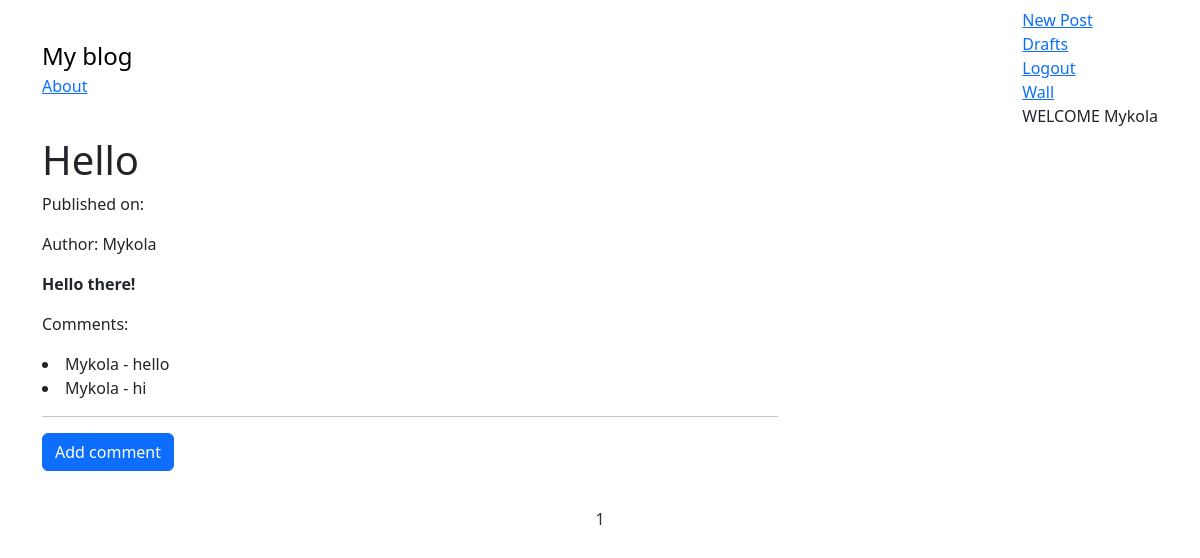
The page /wall/ (signed in) on the database as committed earlier.
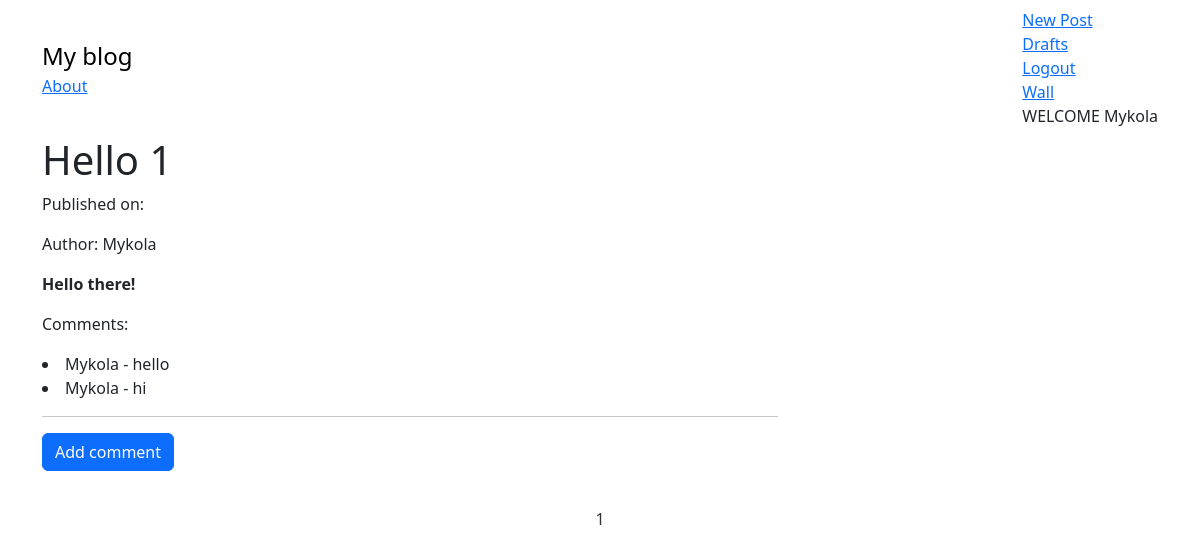
The same page on the database as committed later.
### myblog/models.py (models this page shows, shortened)
class Post(models.Model):
    author = models.ForeignKey('auth.User', on_delete=models.CASCADE)
    title = models.CharField(max_length=200)
    text = models.TextField()
    picture = models.ImageField(
        upload_to='media/profile_pics/', blank=True, null=True
    )
    create_date = models.DateTimeField(default=timezone.now)
    published_date = models.DateTimeField(blank=True, null=True)

### myblog/views.py (the view)
class Wall(ListView):
    model = Post
    template_name = 'myblog/wall.html'
    context_object_name = 'post'
    paginate_by = 5
    def get_queryset(self):
        post = Post.objects.all()
        if not self.request.user.is_authenticated:
            return redirect('accounts/login')
        return post

### myblog/templates/myblog/wall.html (shortened to what this page needs)
{% extends 'myblog/base.html' %}
{% block content %}
<div class="centerstage">
    {% if user.is_authenticated %}
        {% for post in post %}
                <div class="post">
                    <h1>{{ post.title }}</h1>
                    <div class="date">
                        <p> Published on: {{ post.published_date|date:"D M Y" }}</p>
                    </div>
                    <p>Author: {{post.author}}</p>
                    <b><p>{{post.text}}</p></b>
                    <p>Comments:</p>
                    {% for comment in post.comment.all %}
                        <li>{{ comment.author }} - {{ comment.text }}</li>
                    {% endfor %}
                    <hr>
                    <a class="btn btn-primary btn-comments" href="{% url 'myblog:add_comment_to_post' pk=post.pk  %}">Add comment</a>
                </div>
        {% endfor %}
    {% endif %}
</div>
{% endblock %}

Rows that differ between the two databases and show on the page:
changed Post "Hello there!": title "Hello" → "Hello 1"
